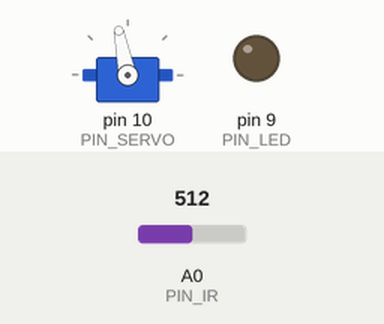
A sketch run on a simulated Arduino Uno, built with avr-gcc and run on an emulated ATmega328P. Parts: servo, output pins drawn as LEDs (lit = HIGH). The inputs (shaded band) are chosen by the test bench; at power-on: A0 (PIN_IR) = 512. What the sketch prints to the serial monitor is not drawn.

Above: at 1.2 s.
1.3 s: A0 (PIN_IR) set to 90
At 2.6 s:
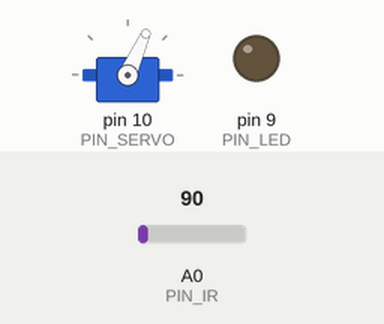
3.0 s: A0 (PIN_IR) set to 0
At 4.4 s:
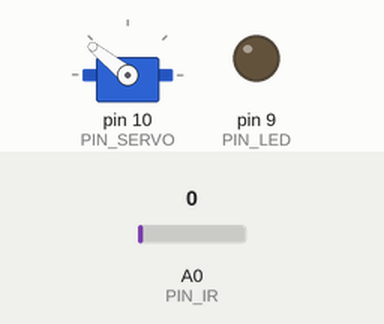
4.7 s: A0 (PIN_IR) set to 110
At 6.2 s:
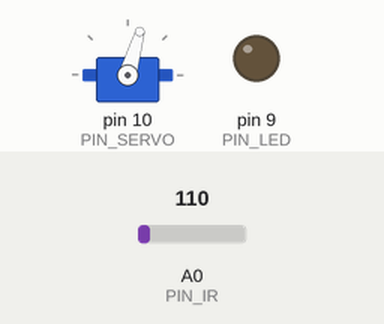
Timing chart, 0 to 7.7 s (numbered marks = the images above; inputs shaded):
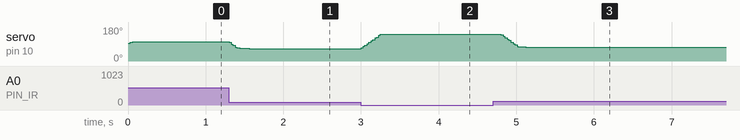

Measured:
- after the input at 1.3 s, servo on pin 10 (PIN_SERVO): moves from 101° to 66° over 0.26 s, starting at once
- after the input at 3.0 s, servo on pin 10 (PIN_SERVO): moves from 66° to 141° over 0.25 s, starting at once
- after the input at 4.7 s, servo on pin 10 (PIN_SERVO): moves from 141° to 74° over 0.32 s, starting after 0.10 s

The sketch:

22P06.ino
```cpp
#include <Servo.h>

////////////
// 상수 값 //
////////////

#define PIN_LED 9 // LED

#define PIN_SERVO 10 // 서보
#define PIN_IR A0 // 적외선 센서

#define _DIST_TARGET 255 // 레일플레이트 위 목표 지점 25.5cm
#define _DIST_MIN 100
#define _DIST_MAX 410

#define _DIST_ALPHA 0.3 // EMA 필터 가중치

#define _DUTY_MIN 1000 // 서보 각도 최소값
#define _DUTY_NEU 1500 // 서보 수평
#define _DUTY_MAX 2000 // 서보 각도 최대값

#define _SERVO_ANGLE 30 //[3030] servo angle limit 실제 서보의 동작크기
                        //[3023] 서보모터의 작동 범위(단위 : degree)

#define _SERVO_SPEED 100 //[3040] 서보의 각속도(초당 각도 변화량)

#define _INTERVAL_DIST 20 //적외선 센서 측정 간격
#define _INTERVAL_SERVO 10 //서보 갱신 간격
#define _INTERVAL_SERIAL 50 // 시리얼 플로터 갱신 간격

#define _KP 0.6//[3039] 비례 제어의 상수 값

#define _a 70
#define _b 400

//////////////
// 전역 변수 //
/////////////

Servo myservo;

float dist_target; // 목표 거리
float dist_raw, dist_ema; // 적외선센서 값, ema필터 값
float dist_min, dist_max;

unsigned long last_sampling_time_dist, last_sampling_time_servo, last_sampling_time_serial;   //[3039] interval간격으로 동작 시행을 위한 정수 값
bool event_dist, event_servo, event_serial; //[3023] 적외선센서의 거리측정, 서보모터, 시리얼의 이벤트 발생 여부

int duty_chg_per_interval;  //[3039] interval 당 servo의 돌아가는 최대 정도
int duty_target, duty_curr;      //[3030]servo 목표 위치, servo 현재 위치
int duty_neutral; // 서보 수평

float error_curr, error_prev, control, pterm, dterm, iterm;
// [3042] 현재 오차값, 이전 오차값, ? , p,i,d 값

float ema_b, ema_k;


void setup() {
  pinMode(PIN_LED,OUTPUT);
  myservo.attach(PIN_SERVO);

  dist_min = _DIST_MIN;
  dist_max = _DIST_MAX;
  dist_target = _DIST_TARGET;
  duty_neutral = _DUTY_NEU;

  myservo.writeMicroseconds(_DUTY_NEU);

  Serial.begin(57600);  //[3039] 시리얼 모니터 속도 지정

  duty_chg_per_interval =(float)(_DUTY_MAX - _DUTY_MIN) * (_SERVO_SPEED / _SERVO_ANGLE) * (_INTERVAL_SERVO / 1000.0);
  duty_curr = 1550;
}


void loop() {
/////////////////////
// Event generator //
/////////////////////

  unsigned long time_curr = millis();
  if(time_curr >= last_sampling_time_dist + _INTERVAL_DIST) {
        last_sampling_time_dist += _INTERVAL_DIST;
        event_dist = true;
  }
  if(time_curr >= last_sampling_time_servo + _INTERVAL_SERVO) {
        last_sampling_time_servo += _INTERVAL_SERVO;
        event_servo = true;
  }
  if(time_curr >= last_sampling_time_serial + _INTERVAL_SERIAL) {
        last_sampling_time_serial += _INTERVAL_SERIAL;
        event_serial = true;
  }

////////////////////
// Event handlers //
////////////////////

 if(event_dist) {
     event_dist = false;    // [3037]
  // get a distance reading from the distance sensor
     dist_raw = ir_distance();
     dist_ema = ir_distance_filtered();   // [3037]

  // PID control logic
    error_curr = dist_target - dist_ema; //[3034] 목표위치와 실제위치의 오차값
    pterm =  error_curr; //[3034]
    control = _KP * pterm; //[3034]

  // duty_target = f(duty_neutral, control)
    duty_target = duty_neutral + control; //[3034]

  // keep duty_target value within the range of [_DUTY_MIN, _DUTY_MAX]
    if(duty_target>_DUTY_MAX) duty_target = _DUTY_MAX;
    if(duty_target<_DUTY_MIN) duty_target = _DUTY_MIN;
  }


  if(event_servo) {
      event_servo = false; //[3034]

      // adjust duty_curr toward duty_target by duty_chg_per_interval
       if(duty_target > duty_curr) {
          duty_curr += duty_chg_per_interval;
          if(duty_curr > duty_target) duty_curr = duty_target;
        }
        else {
          duty_curr -= duty_chg_per_interval;
          if(duty_curr < duty_target) duty_curr = duty_target;
    }//[3034] 서보의 현재 위치가 서보 목표 위치에 도달하기전이면 도달하기전까지 duty_chg_per_interval를 증감시킴. 만약 서보 현재 위치가 서보 목표 위치를 벗어난다면 서보 현재 위치를 서보 목표 위치로 고정

      // update servo position
  myservo.writeMicroseconds(duty_curr);//[3034]

  }


  if(event_serial) {
    event_serial = false;               // [3030]
    Serial.print("dist_raw:");
    Serial.print(dist_raw);
    Serial.print(",dist_raw:");
    Serial.print(dist_ema);
    Serial.print(",pterm:");
    Serial.print(map(pterm,-1000,1000,510,610));
    Serial.print(",duty_target:");
    Serial.print(map(duty_target,1000,2000,410,510));
    Serial.print(",duty_curr:");
    Serial.print(map(duty_curr,1000,2000,410,510));
    Serial.println(",Min:100,Low:200,dist_target:255,High:310,Max:410");
  }
}

float ir_distance(void){ // return value unit: mm
  float val; //[3031]
  float volt = float(analogRead(PIN_IR)); //[3031]
  val = ((6762.0/(volt-9.0))-4.0) * 10.0; //[3031]
  return val; //[3031]
}

float ir_distance_filtered(void){ // return value unit: mm
  float raw_dist = ir_distance(); // for now, just use ir_distance() without noise filter.
  //float dist_cali = 100 + 300.0 / (_b - _a) * (raw_dist - _a);
  float dist_cali = map(raw_dist,70,450,100,420);
  ema_k = (_DIST_ALPHA * dist_cali) + ((1 - _DIST_ALPHA)* ema_b);
  ema_b = ema_k;

  return ema_k;
}
```
